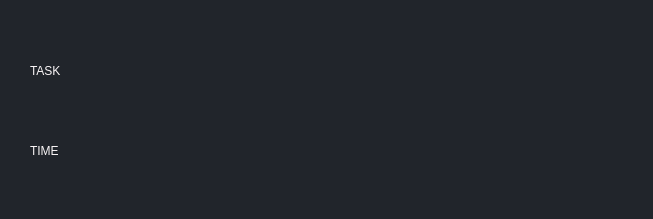
<?xml version="1.0" encoding="UTF-8"?>
<ui version="4.0">
 <class>Dialog</class>
 <widget class="QDialog" name="Dialog">
  <property name="geometry">
   <rect>
    <x>0</x>
    <y>0</y>
    <width>653</width>
    <height>219</height>
   </rect>
  </property>
  <property name="windowTitle">
   <string>Dialog</string>
  </property>
  <property name="styleSheet">
   <string notr="true">background-color: rgb(33, 37, 43);
color: rgb(249, 245, 246);
font: 18pt &quot;Arial&quot;;
qproperty-alignment: 'AlignCenter';
qproperty-margin: auto;
</string>
  </property>
  <widget class="QLabel" name="lb_task">
   <property name="geometry">
    <rect>
     <x>30</x>
     <y>40</y>
     <width>591</width>
     <height>61</height>
    </rect>
   </property>
   <property name="text">
    <string>TASK</string>
   </property>
  </widget>
  <widget class="QLabel" name="lb_time">
   <property name="geometry">
    <rect>
     <x>30</x>
     <y>120</y>
     <width>591</width>
     <height>61</height>
    </rect>
   </property>
   <property name="text">
    <string>TIME</string>
   </property>
  </widget>
 </widget>
 <resources/>
 <connections/>
</ui>
